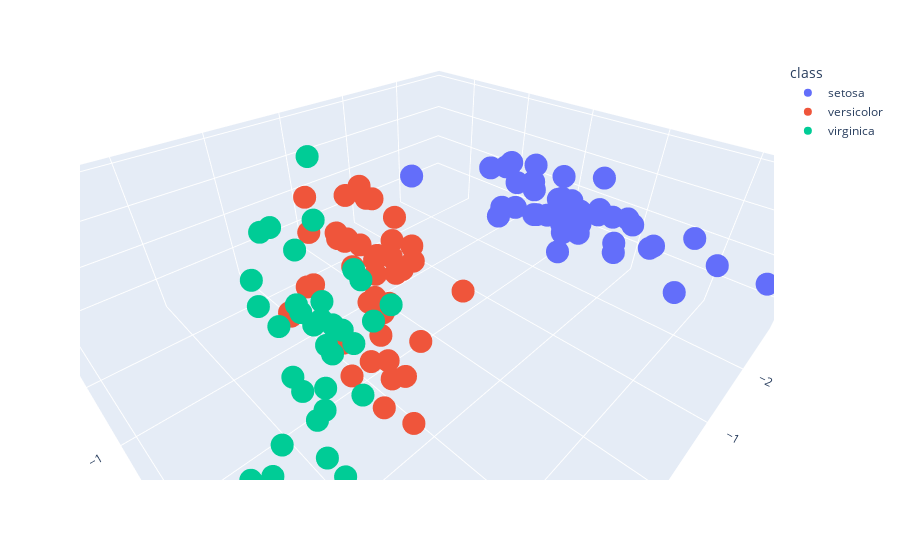

Notebook code for this chart:
### Code cell
px.scatter_3d(train_pca_features, x = 'pca0', y= 'pca1', z= 'pca2', color='class', height=600)
